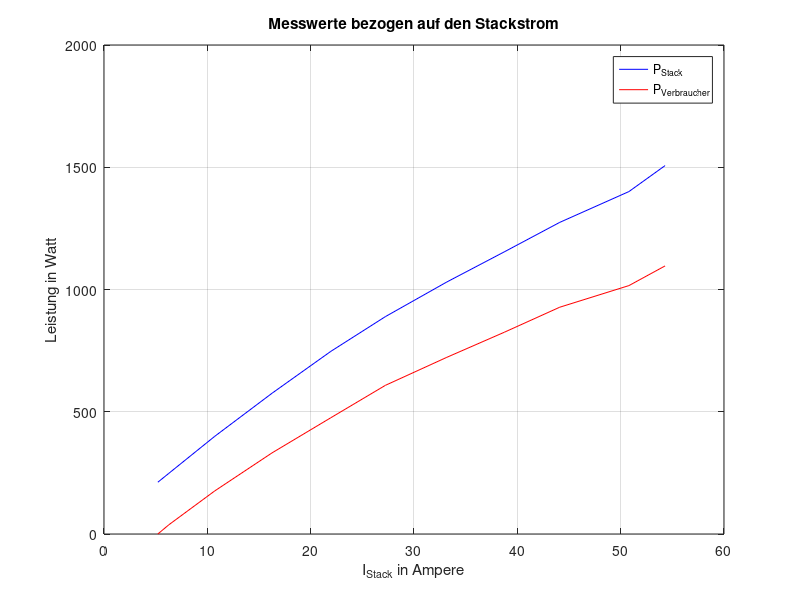

Recreate this plot in MATLAB. (Note: this script raises an error after producing the figure.)
x = [5.21, 6.27, 10.71, 16.27, 21.95, 27.23, 33.17, 38.73, 44.10, 50.80, 54.30]; % x-Werte
y1 = [211.79, 247.98, 399.27, 575.96, 746.96, 889.06, 1030.59, 1153.77, 1274.49, 1400.56, 1506.83]; % y-Werte für Linie 1
y2 = [0.00, 37.55, 176.00, 332.00, 475.50, 608.00, 722.50, 825.00, 927.50, 1016.00, 1096.50]; % y-Werte für Linie 2
y3 = [40.65, 39.55, 37.28, 35.40, 34.03, 32.65, 31.07, 29.79, 28.90, 27.57, 27.75];
y4 = [0.65, 1.00, 2.35, 4.10, 5.80, 7.45, 9.20, 11.40, 12.75, 15.30, 15.90];

% Plotting der Linien
plot(x, y1, 'b-', x, y2, 'r-'); % Blaue Linie für y1, Rote Linie für y2

% Anpassung der Darstellung des Diagramms
xlabel('I_{Stack} in Ampere'); % Beschriftung der x-Achse
ylabel('Leistung in Watt'); % Beschriftung der linken y-Achse
title('Messwerte bezogen auf den Stackstrom'); % Titel des Diagramms
grid on; % Gitterlinien anzeigen
legend('P_{Stack}', 'P_{Verbraucher}'); % Legende hinzufügen

% Hinzufügen der sekundären Achse für y3 und y4
yyaxis right; % Wechsel zur rechten y-Achse
plot(x, y3, 'k-', x, y4, 'm-'); % Gelbe Linie für y3, Magenta Linie für y4
ylabel('Spannung in Volt und H2 Verbrauch in l/min'); % Beschriftung der rechten y-Achse

% Aktualisierung der Legende
legend('P_{Stack}', 'P_{Verbraucher}', 'U_{Stack}', 'H2 Verbrauch', 'Location', 'southoutside', 'Orientation', 'horizontal', 'NumColumns', 2); % Legende aktualisieren

print('plot1.jpg', '-djpeg'); %speichern
